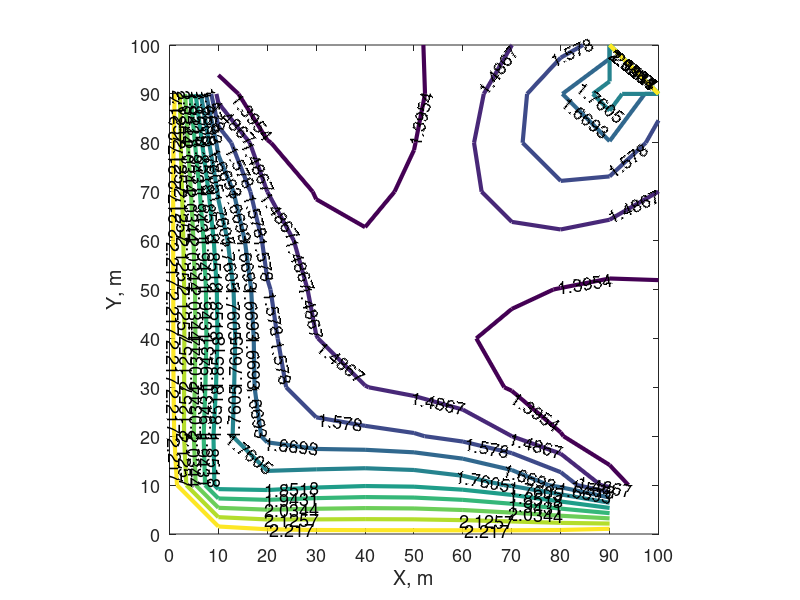
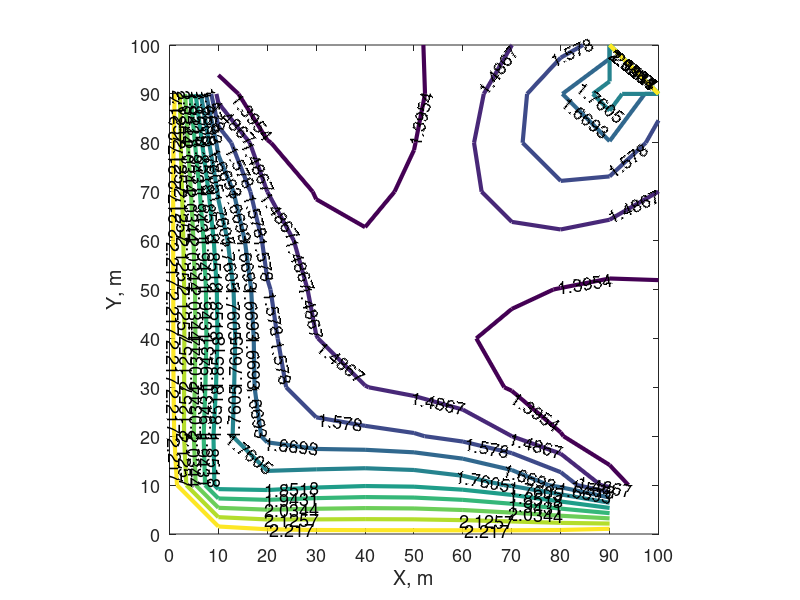
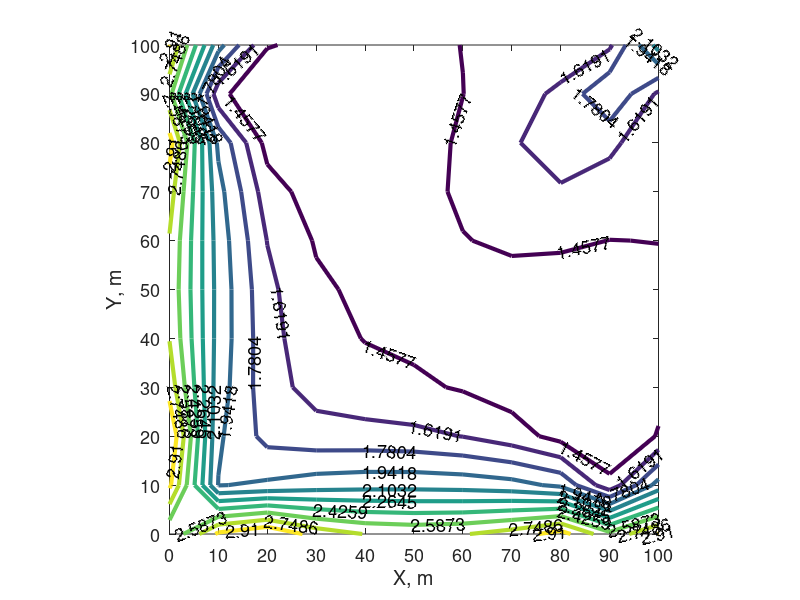
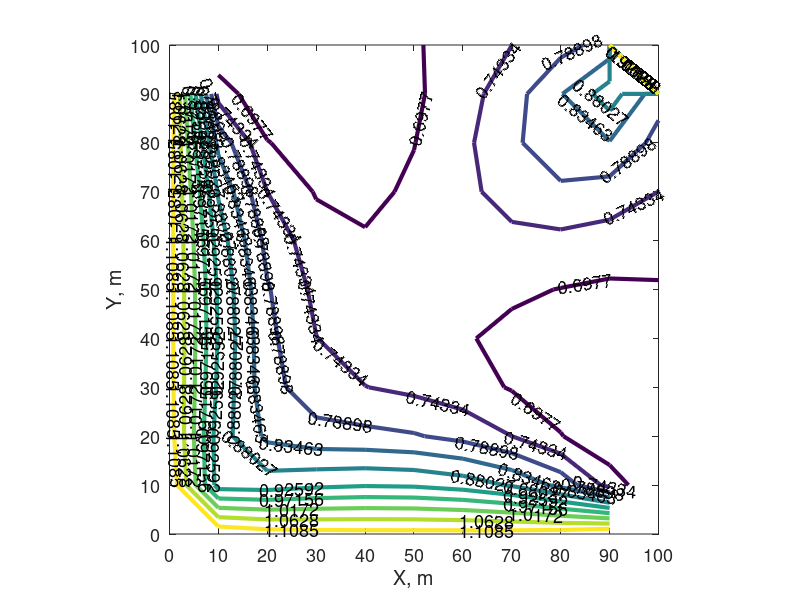

MATLAB code to generate these figures, in order: (Note: this script raises an error after producing the figures.)
clear all 
%%%%%%%%%%%%%%%%%%%%%%%%%%%%%%%%%%%%%%%%%%%%%%%%%%%%%%%%%%%%%%%%%%%%%%%%%%%%%%%%%%
% This code generates Fig. 5 Theoretical lower bounds, equal placement of RISs and relays                                                     %
% Article: [Are D2D and RIS in the Same League? Cooperative RSSI-based 
% Localization Model and Performance Comparison]                                 % 
% Download article: [link]                                                       %
% This is version 3.0 (Last edited: 2023-09-06)                                  %
% Author: N. Chukhno                                                             %
% University Mediterranea of Reggio Calabria, Italy and CNIT, Italy.             %
% Universitat Jaume I, Spain                                                     %
% Email: nadezda.chukhno@unirc.it                                                %
%%%%%%%%%%%%%%%%%%%%%%%%%%%%%%%%%%%%%%%%%%%%%%%%%%%%%%%%%%%%%%%%%%%%%%%%%%%%%%%%%%
%use mode 3
%% RSS  location estimation
%% parameters
% prompt_number_of_evaluation_points = "Enter number of evaluation points (M): ";
% number_of_evaluation_points = input(prompt_number_of_evaluation_points);
%number_of_evaluation_points = 30;
% prompt_runs = "Enter number of experiment repetitions (rep): ";
% runs = input(prompt_runs);
% runs = 10;
%% BS/RIS/USER/D2D coordinates
% 4 coordinates of known anchors
number_of_anchors = 4;
Rd = 100; % 100 x 100 square
mode_array = [1,2,3];
% mode = 3;
%1 - cellular    
%2 - D2D
%3 - RIS
NN = 1024; % Number of reflective elements
%% D2D mode switching
prompt_d2d_mode = "Choose D2D user distribution? Options are 1,2,3,4: ";
mode_d2d = input(prompt_d2d_mode);
%mode_d2d = 1;
%1 - random 4 points within the considered area
%2 - random 4 points near real point within the radius of 20 m
d0 = 20; %radius of 20 m
%3 - equa3l placement of RISs and relays
%4 - 4 points on the corners on variable (5,20) distance [not used in the
%paper]
%fixed random position of d2d anchors for mode 1
r2 = Rd*sqrt(rand(number_of_anchors,1));
theta2 = (pi/2)*rand(number_of_anchors,1);
X_BF = (r2.*cos(theta2))';
Y_BF = (r2.*sin(theta2))';  
%% Cellular settings
Blockage_real_cel = 32.4;
Blockage_est_cel = 32.4;
nu_real_cel = 2.1;
nu_est_cel = 2.1;
%noise parameters
if  nu_real_cel == 2.1
    sigma_cel = 4; % 4dB for LOS, 7.82 NLOS
elseif nu_real_cel == 3.19
    sigma_cel = 7.82; % 4dB for LOS, 7.82 NLOS
end
%% RIS settings
Blockage_real_ris = 32.4;
Blockage_est_ris = 32.4;
nu_real_ris = 2.1;
nu_est_ris = 2.1;
%noise parameters
if  nu_real_ris == 2.1
    sigma_ris=4; % 4dB for LOS, 7.82 NLOS
elseif nu_real_ris == 3.19
    sigma_ris=7.82; % 4dB for LOS, 7.82 NLOS
end
%% D2D settings
Blockage_real_d2d = 32.4;
Blockage_est_d2d = 32.4;
nu_real_d2d = 2.1;
nu_est_d2d = 2.1;
%noise parameters
if  nu_real_d2d == 2.1
    sigma_d2d = 4; % 4dB for LOS, 7.82 NLOS
elseif nu_real_d2d == 3.19
    sigma_d2d = 7.82; % 4dB for LOS, 7.82 NLOS
end

%% USER real position
index_counter = 1;
for realY = 0:10:100
%% add the cycle
    for realX = 0:10:100

        real_xy(index_counter,:) = [realX realY];
        %% 
        for index_mode = 1:length(mode_array)
            mode = mode_array(index_mode);
            if mode == 1 %RSS cellular

                X_a1 = 0;
                Y_a1 = 0;
                X_a2 = 0;
                Y_a2 = 100;
                X_a3 = 100;
                Y_a3 = 0;
                X_a4 = 100;
                Y_a4 = 100;
                X = [X_a1, Y_a1; X_a2, Y_a2; X_a3,Y_a3; X_a4,Y_a4];

                % Cellular
                %% CRLB from Fontanelli, Daniele, Farhad Shamsfakhr, and Luigi Palopoli. "Cramer–rao lower bound attainment in range-only positioning using geometry: The g-wls." IEEE Transactions on Instrumentation and Measurement 70 (2021): 1-14.
                % equation 13
                
                % pi_i is the distance between target node and anchor
                % x is the target node x coordonate
                % y is the target node y coordonate
                % X_i is the anchor x coordonate
                % Y_i is the anchor y coordonate
                
                % lambda_x1 = (x - X_i/pi_i)
                % lambda_y1 = (y - Y_i/pi_i)
                
                %% cellular CRLB
                pi_i1 = real(sqrt((X_a1- realX)^2 + (Y_a1- realY)^2)); %real distance between target node and anchor
                lambda_x1 = (realX - X_a1/pi_i1);
                lambda_y1 = (realY - Y_a1/pi_i1);
                
                pi_i2 = real(sqrt((X_a2- realX)^2 + (Y_a2- realY)^2)); %real distance between target node and anchor
                lambda_x2 = (realX - X_a2/pi_i2);
                lambda_y2 = (realY - Y_a2/pi_i2);
                
                pi_i3 = real(sqrt((X_a3- realX)^2 + (Y_a3- realY)^2)); %real distance between target node and anchor
                lambda_x3 = (realX - X_a3/pi_i3);
                lambda_y3 = (realY - Y_a3/pi_i3);

                pi_i4 = real(sqrt((X_a4- realX)^2 + (Y_a4- realY)^2)); %real distance between target node and anchor
                lambda_x4 = (realX - X_a4/pi_i4);
                lambda_y4 = (realY - Y_a4/pi_i4);
                
                H = [lambda_x1 lambda_y1; 
                    lambda_x2 lambda_y2;
                    lambda_x3 lambda_y3;
                    lambda_x4 lambda_y4]; %Jacobian matrix of the measurements
                
                % equation 12              
%                 nu_vector = [normrnd(0,sigma_cel) normrnd(0,sigma_cel) normrnd(0,sigma_cel) normrnd(0,sigma_cel)]; %zero-mean and Gaussian uncertainties
%                 nu = transpose(nu_vector);
%                 covariance_matrix = cov(nu.*nu',1); %% here is a mistake
                v = [sigma_cel sigma_cel  sigma_cel sigma_cel];
                covariance_matrix = diag(v);
                CRLB_cellular = inv(transpose(H)*(inv(covariance_matrix))*H);
                % output in the diagonal is the error on x and y axis
                CRLB_cellular_value(index_counter,:) = sqrt(CRLB_cellular(1,1) + CRLB_cellular(2,2));
                CRLB_cellular_xy(index_counter,:) = [CRLB_cellular(1,1) CRLB_cellular(2,2)];
                
                GDoP_cellular = (inv(H'*H)); % equation 17
                GDoP_cellular_xy(index_counter,:) = [GDoP_cellular(1,1) GDoP_cellular(2,2)];
                GDoP_cellular_value(index_counter,:) = sqrt(GDoP_cellular(1,1) + GDoP_cellular(2,2));

%                    % equation 30 geometric lower bound:
                A = [-2*(X_a2-X_a1) -2*(Y_a2-Y_a1);
                     -2*(X_a3-X_a1) -2*(Y_a3-Y_a1);
                     -2*(X_a4-X_a1) -2*(Y_a4-Y_a1)]; % equation 6

                b = [pi_i2^2 - X_a2^2 - Y_a2^2 - pi_i1^2 + X_a1^2 + Y_a1^2;
                     pi_i3^2 - X_a3^2 - Y_a3^2 - pi_i1^2 + X_a1^2 + Y_a1^2;
                     pi_i4^2 - X_a4^2 - Y_a4^2 - pi_i1^2 + X_a1^2 + Y_a1^2];
 
                nu1 = normrnd(0,sigma_cel);
                nu2 = normrnd(0,sigma_cel);
                nu3 = normrnd(0,sigma_cel);
                nu4 = normrnd(0,sigma_cel);
                epsilon = [nu2^2 + 2*pi_i2*nu2 - nu1^2 + 2*pi_i1*nu1;
                           nu3^2 + 2*pi_i3*nu3 - nu1^2 + 2*pi_i1*nu1;
                           nu4^2 + 2*pi_i4*nu4 - nu1^2 + 2*pi_i1*nu1];

                b_bar = b + epsilon; % equation 5
                eq_8 = [1+(sigma_cel*pi_i2^2)/(sigma_cel*pi_i1^2) 1 1
                        1 1+(sigma_cel*pi_i3^2)/(sigma_cel*pi_i1^2) 1
                        1 1 1+(sigma_cel*pi_i4^2)/(sigma_cel*pi_i1^2)];
                sum_epsilon = 4*sigma_cel*pi_i1^2*eq_8;
%                    sum_epsilon = eq_8;
                p_roof = inv(A'*inv(sum_epsilon)*A)*A'*inv(sum_epsilon)*b_bar; % equation 9
                   
                pi_i1 = real(sqrt((X_a1- p_roof(1))^2 + (Y_a1- p_roof(2))^2)); %real distance between target node and anchor
                lambda_x1 = (p_roof(1) - X_a1/pi_i1);
                lambda_y1 = (p_roof(2) - Y_a1/pi_i1);
                    
                pi_i2 = real(sqrt((X_a2- p_roof(1))^2 + (Y_a2- p_roof(2))^2)); %real distance between target node and anchor
                lambda_x2 = (p_roof(1) - X_a2/pi_i2);
                lambda_y2 = (p_roof(2) - Y_a2/pi_i2);
                    
                pi_i3 = real(sqrt((X_a3- p_roof(1))^2 + (Y_a3- p_roof(2))^2)); %real distance between target node and anchor
                lambda_x3 = (p_roof(1) - X_a3/pi_i3);
                lambda_y3 = (p_roof(2) - Y_a3/pi_i3);
    
                pi_i4 = real(sqrt((X_a4- p_roof(1))^2 + (Y_a4- p_roof(2))^2)); %real distance between target node and anchor
                lambda_x4 = (p_roof(1) - X_a4/pi_i4);
                lambda_y4 = (p_roof(2) - Y_a4/pi_i4);
                    
                H_bar = [lambda_x1 lambda_y1; 
                lambda_x2 lambda_y2;
                lambda_x3 lambda_y3;
                lambda_x4 lambda_y4]; %Jacobian matrix of the measurements
                    
                GLB_cel = inv(H_bar'*inv(covariance_matrix)*H_bar);% equation 30
% %                     GLB = sigma_cel*inv(H_bar*H_bar'); %equation 29
                GLB_cel_xy(index_counter,:) = [GLB_cel(1,1) GLB_cel(2,2)];
                GLB_cel_value(index_counter,:) = sqrt(GLB_cel(1,1) + GLB_cel(2,2));                
                
            elseif mode == 2 %RSS devices
                % user distribution in a circle of radius Rd
                if mode_d2d == 1
                %% random in all the area

                    X_B = X_BF;
                    Y_B = Y_BF;    
                    X = [X_B' Y_B']; 
                    X_a1 = X_B(1);
                    X_a2 = X_B(2);
                    X_a3 = X_B(3);
                    X_a4 = X_B(4);
                    Y_a1 = Y_B(1);
                    Y_a2 = Y_B(2);
                    Y_a3 = Y_B(3);
                    Y_a4 = Y_B(4);
                    
                elseif mode_d2d == 2

                    %% Random AROUND USER    
                    theta2 = rand(number_of_anchors,1)*2*pi;
                    X_B = realX + d0.*cos(theta2);
                    Y_B = realY + d0.*sin(theta2);

                    X_a1 = X_B(1);
                    X_a2 = X_B(2);
                    X_a3 = X_B(3);
                    X_a4 = X_B(4);
                    Y_a1 = Y_B(1);
                    Y_a2 = Y_B(2);
                    Y_a3 = Y_B(3);
                    Y_a4 = Y_B(4);
                    
                    X = [X_a1, Y_a1; X_a2, Y_a2; X_a3,Y_a3; X_a4,Y_a4];

                elseif mode_d2d==3
                  %%  fixed
                     
                    X_a1 = 7.1;
                    Y_a1 = 7.1;
                    X_a2 = 7.1;
                    Y_a2 = 92.9;
                    X_a3 = 92.9;
                    Y_a3 = 7.1;
                    X_a4 = 92.9;
                    Y_a4 = 92.9;
                    
                    X = [X_a1, Y_a1; X_a2, Y_a2; X_a3,Y_a3; X_a4,Y_a4];
 
                elseif mode_d2d==4
                   %% corner variable 
                    X_a1 = realX - randi([5 20]);
                    Y_a1 = realY - randi([5 20]);
                    X_a2 = realX + randi([5 20]);
                    Y_a2 = realY - randi([5 20]);
                    X_a3 = realX - randi([5 20]);
                    Y_a3 = realY + randi([5 20]);
                    X_a4 = realX + randi([5 20]);
                    Y_a4 = realY + randi([5 20]);

                    X = [X_a1, Y_a1; X_a2, Y_a2; X_a3,Y_a3; X_a4,Y_a4];
                end

                % D2D
                %% CRLB from Fontanelli, Daniele, Farhad Shamsfakhr, and Luigi Palopoli. "Cramer–rao lower bound attainment in range-only positioning using geometry: The g-wls." IEEE Transactions on Instrumentation and Measurement 70 (2021): 1-14.
                % equation 13
                    
                % pi_i is the distance between target node and anchor
                % x is the target node x coordonate
                % y is the target node y coordonate
                % X_i is the anchor x coordonate
                % Y_i is the anchor y coordonate
                    
                % lambda_x1 = (x - X_i/pi_i)
                % lambda_y1 = (y - Y_i/pi_i)
                    
                %% D2D CRLB
                pi_i1 = real(sqrt((X_a1- realX)^2 + (Y_a1- realY)^2)); %real distance between target node and anchor
                lambda_x1 = (realX - X_a1/pi_i1);
                lambda_y1 = (realY - Y_a1/pi_i1);
                    
                pi_i2 = real(sqrt((X_a2- realX)^2 + (Y_a2- realY)^2)); %real distance between target node and anchor
                lambda_x2 = (realX - X_a2/pi_i2);
                lambda_y2 = (realY - Y_a2/pi_i2);
                    
                pi_i3 = real(sqrt((X_a3- realX)^2 + (Y_a3- realY)^2)); %real distance between target node and anchor
                lambda_x3 = (realX - X_a3/pi_i3);
                lambda_y3 = (realY - Y_a3/pi_i3);
    
                pi_i4 = real(sqrt((X_a4- realX)^2 + (Y_a4- realY)^2)); %real distance between target node and anchor
                lambda_x4 = (realX - X_a4/pi_i4);
                lambda_y4 = (realY - Y_a4/pi_i4);
                    
                H = [lambda_x1 lambda_y1; 
                     lambda_x2 lambda_y2;
                     lambda_x3 lambda_y3;
                     lambda_x4 lambda_y4]; %Jacobian matrix of the measurements
                    
                % equation 12              
    %                 nu_vector = [normrnd(0,sigma_cel) normrnd(0,sigma_cel) normrnd(0,sigma_cel) normrnd(0,sigma_cel)]; %zero-mean and Gaussian uncertainties
    %                 nu = transpose(nu_vector);
    %                 covariance_matrix = cov(nu.*nu',1); 
                v = [sigma_d2d sigma_d2d  sigma_d2d sigma_d2d];
                covariance_matrix = diag(v);
                CRLB_d2d = inv(transpose(H)*(inv(covariance_matrix))*H);
                % output in the diagonal is the error on x and y axis
                CRLB_d2d_value(index_counter,:) = sqrt(CRLB_d2d(1,1) + CRLB_d2d(2,2));
                CRLB_d2d_xy(index_counter,:) = [CRLB_d2d(1,1) CRLB_d2d(2,2)];
                
                GDoP_d2d = (inv(H'*H)); % equation 17
                GDoP_d2d_xy(index_counter,:) = [GDoP_d2d(1,1) GDoP_d2d(2,2)];
                GDoP_d2d_value(index_counter,:) = sqrt(GDoP_d2d(1,1) + GDoP_d2d(2,2));
% 
%               % equation 30 geometric lower bound:
                A = [-2*(X_a2-X_a1) -2*(Y_a2-Y_a1);
                    -2*(X_a3-X_a1) -2*(Y_a3-Y_a1);
                    -2*(X_a4-X_a1) -2*(Y_a4-Y_a1)]; % equation 6

                b = [pi_i2^2 - X_a2^2 - Y_a2^2 - pi_i1^2 + X_a1^2 + Y_a1^2;
                    pi_i3^2 - X_a3^2 - Y_a3^2 - pi_i1^2 + X_a1^2 + Y_a1^2;
                    pi_i4^2 - X_a4^2 - Y_a4^2 - pi_i1^2 + X_a1^2 + Y_a1^2];
 
                nu1 = normrnd(0,sigma_d2d);
                nu2 = normrnd(0,sigma_d2d);
                nu3 = normrnd(0,sigma_d2d);
                nu4 = normrnd(0,sigma_d2d);
                epsilon = [nu2^2 + 2*pi_i2*nu2 - nu1^2 + 2*pi_i1*nu1;
                          nu3^2 + 2*pi_i3*nu3 - nu1^2 + 2*pi_i1*nu1;
                          nu4^2 + 2*pi_i4*nu4 - nu1^2 + 2*pi_i1*nu1];

                b_bar = b + epsilon; % equation 5
                eq_8 = [1+(sigma_d2d*pi_i2^2)/(sigma_d2d*pi_i1^2) 1 1
                       1 1+(sigma_d2d*pi_i3^2)/(sigma_d2d*pi_i1^2) 1
                       1 1 1+(sigma_d2d*pi_i4^2)/(sigma_d2d*pi_i1^2)];
                sum_epsilon = 4*sigma_d2d*pi_i1^2*eq_8;
%                    sum_epsilon = eq_8;
                p_roof = inv(A'*inv(sum_epsilon)*A)*A'*inv(sum_epsilon)*b_bar; % equation 9
                   
                pi_i1 = real(sqrt((X_a1- p_roof(1))^2 + (Y_a1- p_roof(2))^2)); %real distance between target node and anchor
                lambda_x1 = (p_roof(1) - X_a1/pi_i1);
                lambda_y1 = (p_roof(2) - Y_a1/pi_i1);
                
                pi_i2 = real(sqrt((X_a2- p_roof(1))^2 + (Y_a2- p_roof(2))^2)); %real distance between target node and anchor
                lambda_x2 = (p_roof(1) - X_a2/pi_i2);
                lambda_y2 = (p_roof(2) - Y_a2/pi_i2);
                
                pi_i3 = real(sqrt((X_a3- p_roof(1))^2 + (Y_a3- p_roof(2))^2)); %real distance between target node and anchor
                lambda_x3 = (p_roof(1) - X_a3/pi_i3);
                lambda_y3 = (p_roof(2) - Y_a3/pi_i3);

                pi_i4 = real(sqrt((X_a4- p_roof(1))^2 + (Y_a4- p_roof(2))^2)); %real distance between target node and anchor
                lambda_x4 = (p_roof(1) - X_a4/pi_i4);
                lambda_y4 = (p_roof(2) - Y_a4/pi_i4);
                    
                H_bar = [lambda_x1 lambda_y1; 
                    lambda_x2 lambda_y2;
                    lambda_x3 lambda_y3;
                    lambda_x4 lambda_y4]; %Jacobian matrix of the measurements
                
                GLB_d2d = inv(H_bar'*inv(covariance_matrix)*H_bar);% equation 30
% %                     GLB = sigma_cel*inv(H_bar*H_bar'); %equation 29
                GLB_d2d_xy(index_counter,:) = [GLB_d2d(1,1) GLB_d2d(2,2)];
                GLB_d2d_value(index_counter,:) = sqrt(GLB_d2d(1,1) + GLB_d2d(2,2));

             elseif mode == 3 %% RISs
                % RISs are located clode to the BSs
                X_a1 = 7.1;
                Y_a1 = 7.1;
                X_a2 = 7.1;
                Y_a2 = 92.9;
                X_a3 = 92.9;
                Y_a3 = 7.1;
                X_a4 = 92.9;
                Y_a4 = 92.9;

                X = [X_a1, Y_a1; X_a2, Y_a2; X_a3,Y_a3; X_a4,Y_a4];
            %     plot (X_a1,Y_a1,'o',X_a2,Y_a2,'*',X_a3,Y_a3,'s',X_a4,Y_a4,'^')

                %BS positions
                X_a1_BS = 0;
                Y_a1_BS = 0;
                X_a2_BS = 0;
                Y_a2_BS = 100;
                X_a3_BS = 100;
                Y_a3_BS = 0;
                X_a4_BS = 100;
                Y_a4_BS = 100;

                % RIS
                %% CRLB from Fontanelli, Daniele, Farhad Shamsfakhr, and Luigi Palopoli. "Cramer–rao lower bound attainment in range-only positioning using geometry: The g-wls." IEEE Transactions on Instrumentation and Measurement 70 (2021): 1-14.
                % equation 13
                
                % pi_i is the distance between target node and anchor
                % x is the target node x coordonate
                % y is the target node y coordonate
                % X_i is the anchor x coordonate
                % Y_i is the anchor y coordonate
                
                % lambda_x1 = (x - X_i/pi_i)
                % lambda_y1 = (y - Y_i/pi_i)
                
                %% RIS CRLB
                pi_i1 = real(sqrt((X_a1- realX)^2 + (Y_a1- realY)^2)); %real distance between target node and anchor
                lambda_x1 = (realX - X_a1/pi_i1);
                lambda_y1 = (realY - Y_a1/pi_i1);
                
                pi_i2 = real(sqrt((X_a2- realX)^2 + (Y_a2- realY)^2)); %real distance between target node and anchor
                lambda_x2 = (realX - X_a2/pi_i2);
                lambda_y2 = (realY - Y_a2/pi_i2);
                
                pi_i3 = real(sqrt((X_a3- realX)^2 + (Y_a3- realY)^2)); %real distance between target node and anchor
                lambda_x3 = (realX - X_a3/pi_i3);
                lambda_y3 = (realY - Y_a3/pi_i3);

                pi_i4 = real(sqrt((X_a4- realX)^2 + (Y_a4- realY)^2)); %real distance between target node and anchor
                lambda_x4 = (realX - X_a4/pi_i4);
                lambda_y4 = (realY - Y_a4/pi_i4);
                
                H = [lambda_x1 lambda_y1; 
                    lambda_x2 lambda_y2;
                    lambda_x3 lambda_y3;
                    lambda_x4 lambda_y4]; %Jacobian matrix of the measurements
                
                % equation 12              
%                 nu_vector = [normrnd(0,sigma_cel) normrnd(0,sigma_cel) normrnd(0,sigma_cel) normrnd(0,sigma_cel)]; %zero-mean and Gaussian uncertainties
%                 nu = transpose(nu_vector);
%                 covariance_matrix = cov(nu.*nu',1); 
                v = [sigma_ris sigma_ris  sigma_ris sigma_ris];
                covariance_matrix = diag(v);
                CRLB_RIS = inv(transpose(H)*(inv(covariance_matrix))*H);
                % output in the diagonal is the error on x and y axis
                CRLB_RIS_value(index_counter,:) = sqrt(CRLB_RIS(1,1) + CRLB_RIS(2,2));
                CRLB_RIS_xy(index_counter,:) = [CRLB_RIS(1,1) CRLB_RIS(2,2)];
                    
                GDoP_RIS = (inv(H'*H)); % equation 17
                GDoP_RIS_xy(index_counter,:) = [GDoP_RIS(1,1) GDoP_RIS(2,2)];
                GDoP_RIS_value(index_counter,:) = sqrt(GDoP_RIS(1,1) + GDoP_RIS(2,2));

%                    % equation 30 geometric lower bound:
                A = [-2*(X_a2-X_a1) -2*(Y_a2-Y_a1);
                     -2*(X_a3-X_a1) -2*(Y_a3-Y_a1);
                     -2*(X_a4-X_a1) -2*(Y_a4-Y_a1)]; % equation 6

                b = [pi_i2^2 - X_a2^2 - Y_a2^2 - pi_i1^2 + X_a1^2 + Y_a1^2;
                     pi_i3^2 - X_a3^2 - Y_a3^2 - pi_i1^2 + X_a1^2 + Y_a1^2;
                     pi_i4^2 - X_a4^2 - Y_a4^2 - pi_i1^2 + X_a1^2 + Y_a1^2];
 
                nu1 = normrnd(0,sigma_ris);
                nu2 = normrnd(0,sigma_ris);
                nu3 = normrnd(0,sigma_ris);
                nu4 = normrnd(0,sigma_ris);
                epsilon = [nu2^2 + 2*pi_i2*nu2 - nu1^2 + 2*pi_i1*nu1;
                           nu3^2 + 2*pi_i3*nu3 - nu1^2 + 2*pi_i1*nu1;
                           nu4^2 + 2*pi_i4*nu4 - nu1^2 + 2*pi_i1*nu1];

                b_bar = b + epsilon; % equation 5
                eq_8 = [1+(sigma_ris*pi_i2^2)/(sigma_ris*pi_i1^2) 1 1
                        1 1+(sigma_ris*pi_i3^2)/(sigma_ris*pi_i1^2) 1
                        1 1 1+(sigma_ris*pi_i4^2)/(sigma_ris*pi_i1^2)];
                sum_epsilon = 4*sigma_ris*pi_i1^2*eq_8;
%                    sum_epsilon = eq_8;
                p_roof = inv(A'*inv(sum_epsilon)*A)*A'*inv(sum_epsilon)*b_bar; % equation 9
                   
                pi_i1 = real(sqrt((X_a1- p_roof(1))^2 + (Y_a1- p_roof(2))^2)); %real distance between target node and anchor
                lambda_x1 = (p_roof(1) - X_a1/pi_i1);
                lambda_y1 = (p_roof(2) - Y_a1/pi_i1);
                    
                pi_i2 = real(sqrt((X_a2- p_roof(1))^2 + (Y_a2- p_roof(2))^2)); %real distance between target node and anchor
                lambda_x2 = (p_roof(1) - X_a2/pi_i2);
                lambda_y2 = (p_roof(2) - Y_a2/pi_i2);
                    
                pi_i3 = real(sqrt((X_a3- p_roof(1))^2 + (Y_a3- p_roof(2))^2)); %real distance between target node and anchor
                lambda_x3 = (p_roof(1) - X_a3/pi_i3);
                lambda_y3 = (p_roof(2) - Y_a3/pi_i3);
    
                pi_i4 = real(sqrt((X_a4- p_roof(1))^2 + (Y_a4- p_roof(2))^2)); %real distance between target node and anchor
                lambda_x4 = (p_roof(1) - X_a4/pi_i4);
                lambda_y4 = (p_roof(2) - Y_a4/pi_i4);
                    
                H_bar = [lambda_x1 lambda_y1; 
                        lambda_x2 lambda_y2;
                        lambda_x3 lambda_y3;
                        lambda_x4 lambda_y4]; %Jacobian matrix of the measurements
                    
                GLB_RIS = inv(H_bar'*inv(covariance_matrix)*H_bar);% equation 30
% %                     GLB = sigma_ris*inv(H_bar*H_bar'); %equation 29
                GLB_RIS_xy(index_counter,:) = [GLB_RIS(1,1) GLB_RIS(2,2)];
                GLB_RIS_value(index_counter,:) = sqrt(GLB_RIS(1,1) + GLB_RIS(2,2));                 
            
            end
        end
        index_counter=index_counter+1;
    end
      
end      

% 50th 75th 95th percentile
% lower bounds
error_CRLB_cel_prc = prctile(CRLB_cellular_value ,[50 75 95]);
error_CRLB_d2d_prc = prctile(CRLB_d2d_value ,[50 75 95]);
error_CRLB_RIS_prc = prctile(CRLB_RIS_value ,[50 75 95]);
error_GDoP_cel_prc = prctile(GDoP_cellular_value ,[50 75 95]);
error_GDoP_d2d_prc = prctile(GDoP_d2d_value ,[50 75 95]);
error_GDoP_RIS_prc = prctile(GDoP_RIS_value ,[50 75 95]);
error_GLB_cel_prc = prctile(GLB_cel_value ,[50 75 95]);
error_GLB_d2d_prc = prctile(GLB_d2d_value ,[50 75 95]);
error_GLB_RIS_prc = prctile(GLB_RIS_value ,[50 75 95]);


%MSE 
error_CRLB_cel_MSE = mean(CRLB_cellular_value.^2);
error_CRLB_d2d_MSE = mean(CRLB_d2d_value.^2);
error_CRLB_RIS_MSE = mean(CRLB_RIS_value.^2);
error_GDoP_cel_MSE = mean(GDoP_cellular_value.^2);
error_GDoP_d2d_MSE = mean(GDoP_d2d_value.^2);
error_GDoP_RIS_MSE = mean(GDoP_RIS_value.^2);
error_GLB_cel_MSE = mean(GLB_cel_value.^2);
error_GLB_d2d_MSE = mean(GLB_d2d_value.^2);
error_GLB_RIS_MSE = mean(GLB_RIS_value.^2);

%RMSE
error_CRLB_cel_RMSE = sqrt(error_CRLB_cel_MSE);
error_CRLB_d2d_RMSE = sqrt(error_CRLB_d2d_MSE);
error_CRLB_RIS_RMSE = sqrt(error_CRLB_RIS_MSE);
error_GDoP_cel_RMSE = sqrt(error_GDoP_cel_MSE);
error_GDoP_d2d_RMSE = sqrt(error_GDoP_d2d_MSE);
error_GDoP_RIS_RMSE = sqrt(error_GDoP_RIS_MSE);
error_GLB_cel_RMSE = sqrt(error_GLB_cel_MSE);
error_GLB_d2d_RMSE = sqrt(error_GLB_d2d_MSE);
error_GLB_RIS_RMSE = sqrt(error_GLB_RIS_MSE);

set(0,'DefaultAxesFontSize', 13)
% Change default text fonts.
set(0,'DefaultTextFontSize', 13)
%CRLB
figure(1)
[X,Y] = meshgrid(linspace(0,100, 11),linspace(0,100, 11));
CRLB_cellular_value_reshaped = reshape(CRLB_cellular_value, [11, 11]);
contour(X,Y,CRLB_cellular_value_reshaped,'LineWidth', 3, 'ShowText','on')
xlabel('X, m')
ylabel('Y, m')
xticks(linspace(0,100, 11))
yticks(linspace(0,100, 11))
axis("equal")
figure(2)
CRLB_d2d_value_reshaped = reshape(CRLB_d2d_value, [11, 11]);
contour(X,Y,CRLB_d2d_value_reshaped,'LineWidth', 3,'ShowText','on')
xlabel('X, m')
ylabel('Y, m')
xticks(linspace(0,100, 11))
yticks(linspace(0,100, 11))
axis("equal")
figure(3)
CRLB_RIS_value_reshaped = reshape(CRLB_RIS_value, [11, 11]);
contour(X,Y,CRLB_RIS_value_reshaped,'LineWidth', 3,'ShowText','on')
xlabel('X, m')
ylabel('Y, m')
xticks(linspace(0,100, 11))
yticks(linspace(0,100, 11))
axis("equal")
% GDoP
figure(4)
GDoP_cellular_value_reshaped = reshape(GDoP_cellular_value, [11, 11]);
contour(X,Y,GDoP_cellular_value_reshaped,'LineWidth', 3, 'ShowText','on')
xlabel('X, m')
ylabel('Y, m')
xticks(linspace(0,100, 11))
yticks(linspace(0,100, 11))
axis("equal")
figure(5)
GDoP_d2d_value_reshaped = reshape(GDoP_d2d_value, [11, 11]);
contour(X,Y,GDoP_d2d_value_reshaped,'LineWidth', 3,'ShowText','on')
xlabel('X, m')
ylabel('Y, m')
xticks(linspace(0,100, 11))
yticks(linspace(0,100, 11))
axis("equal")
figure(6)
GDoP_RIS_value_reshaped = reshape(GDoP_RIS_value, [11, 11]);
contour(X,Y,GDoP_RIS_value_reshaped,'LineWidth', 3,'ShowText','on')
xlabel('X, m')
ylabel('Y, m')
xticks(linspace(0,100, 11))
yticks(linspace(0,100, 11))
axis("equal")
% GLB
figure(7)
GLB_cellular_value_reshaped = reshape(GLB_cel_value, [11, 11]);
contour(X,Y,GLB_cellular_value_reshaped,'LineWidth', 3, 'ShowText','on')
xlabel('X, m')
ylabel('Y, m')
xticks(linspace(0,100, 11))
yticks(linspace(0,100, 11))
axis("equal")
figure(8)
GLB_d2d_value_reshaped = reshape(GLB_d2d_value, [11, 11]);
contour(X,Y,GLB_d2d_value_reshaped,'LineWidth', 3,'ShowText','on')
xlabel('X, m')
ylabel('Y, m')
xticks(linspace(0,100, 11))
yticks(linspace(0,100, 11))
axis("equal")
figure(9)
GLB_RIS_value_reshaped = reshape(GLB_RIS_value, [11, 311]);
contour(X,Y,GLB_RIS_value_reshaped,'LineWidth', 3,'ShowText','on')
xlabel('X, m')
ylabel('Y, m')
xticks(linspace(0,100, 11))
yticks(linspace(0,100, 11))
axis("equal")

% save('figure5.mat'); 
% load('figure5.mat')